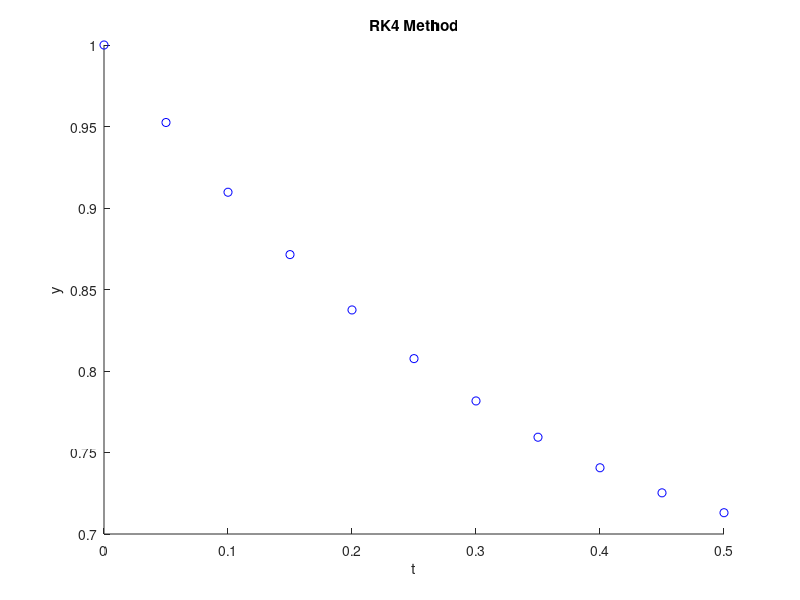

This chart was generated by the following MATLAB code:
clear;
clc;
clf;

f = @(t, y) t-y;
t0 = 0;
y0 = 1;
n = 10;
tend = 0.5;
dt =(tend -t0)/n;

t = [t0:dt:tend];
y(1) = y0;

for i = 1:n
    k1 = f(t(i), y(i));
    k2 = f((t(i) + dt/2), (y(i) + ((dt/2)*k1)));
    k3 = f((t(i) + dt/2), (y(i) + ((dt/2)*k2)));
    k4 = f(t(i) + dt, y(i) + (dt * k3));
    y(i + 1)= y(i) + ((dt/6)*(k1+(2*k2)+(2*k3)+k4));
end

hold on;
plot(t, y, 'bo');
xlabel('t');
ylabel('y');
title('RK4 Method');